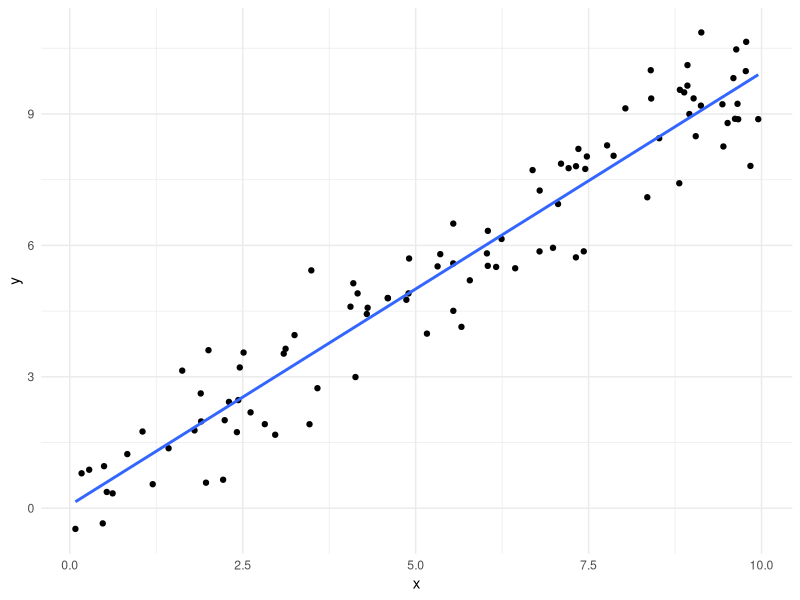
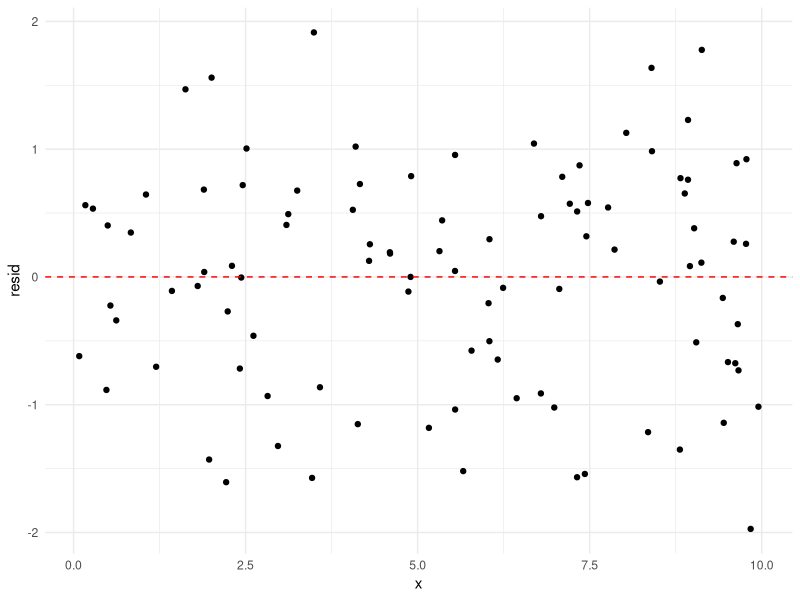
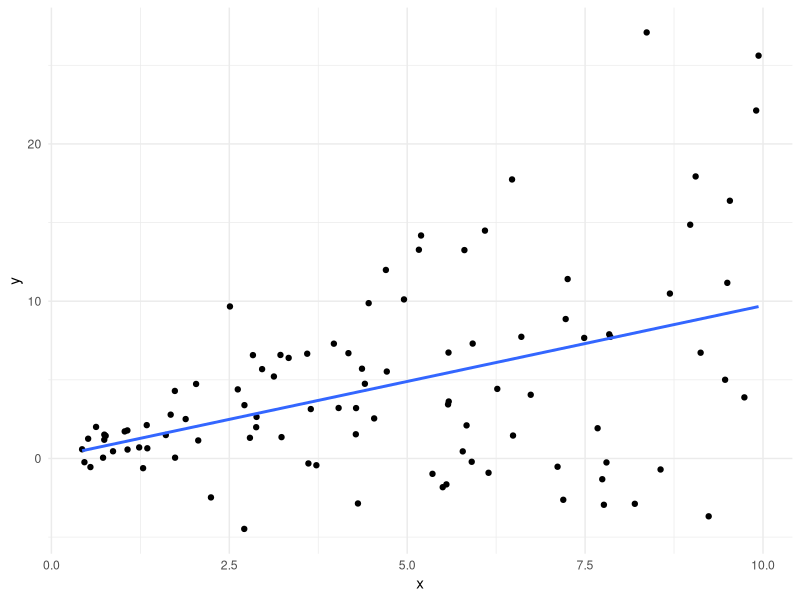
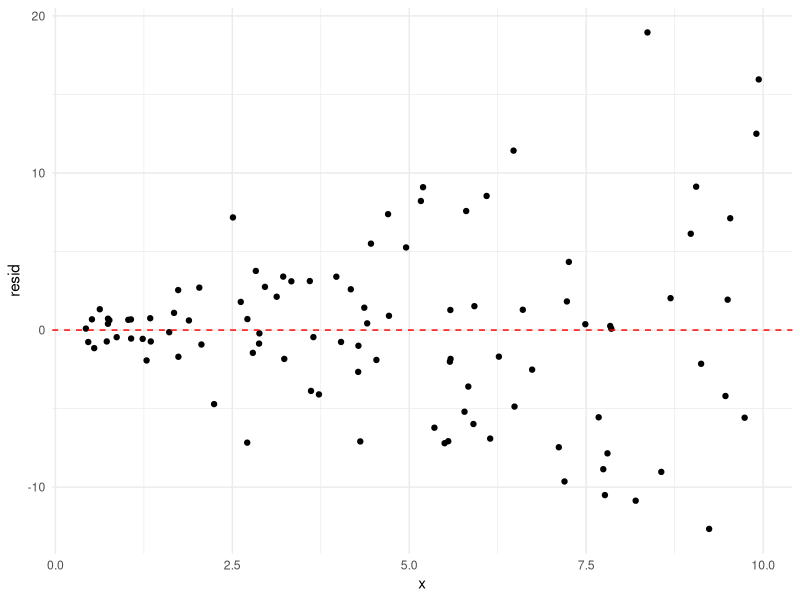
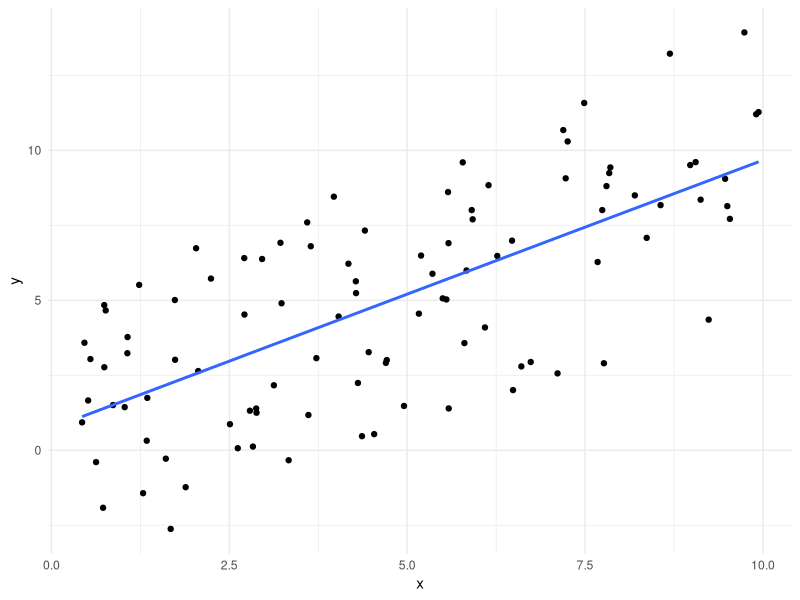
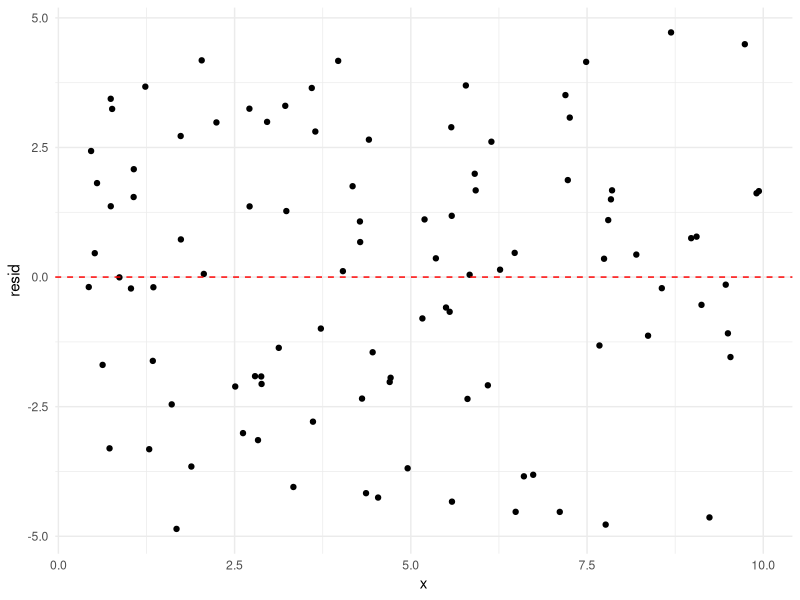
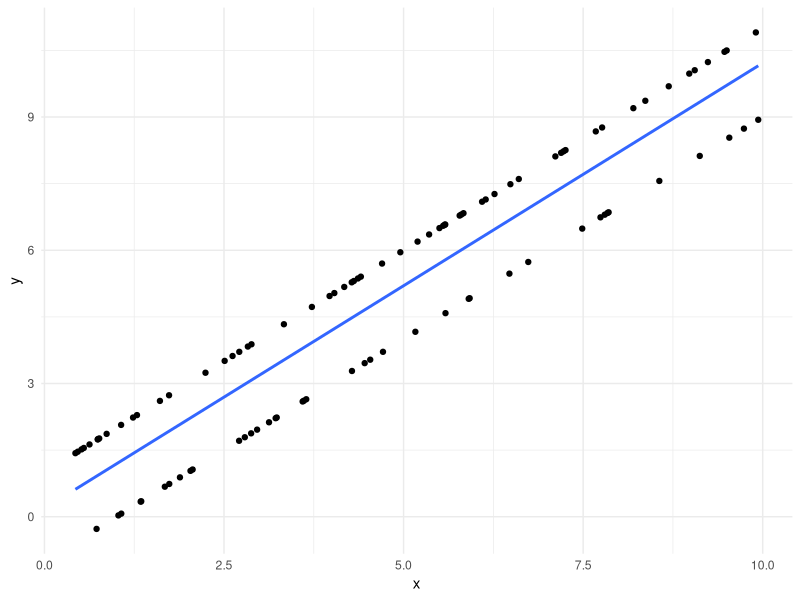
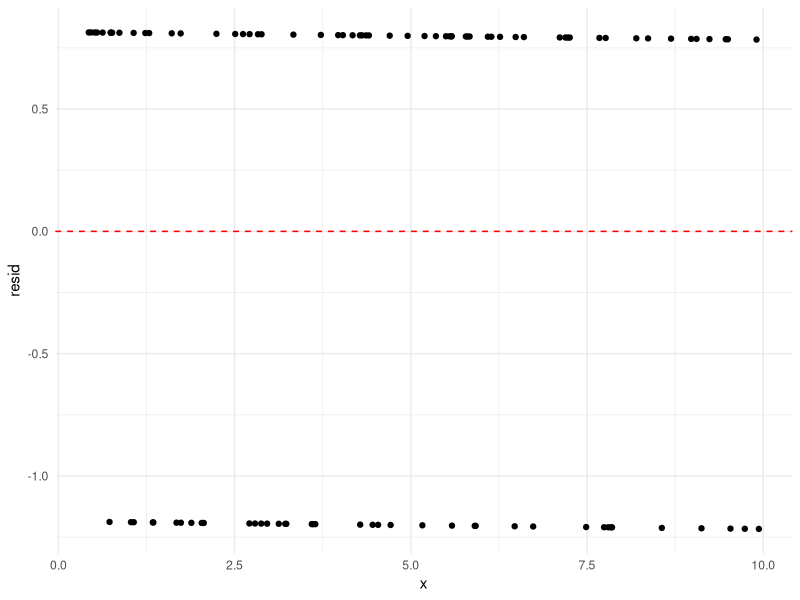

The R script that drew these images, in order:
## ---- chunk 1
knitr::opts_chunk$set(echo = TRUE, warning = FALSE, error = FALSE, message = FALSE)
knitr::opts_knit$set(base.dir = "/Users/rtyee/Documents/projects/ryanyee3.github.io/public/", base.url = "/")
file.remove(dir( path = "images/", full.names = TRUE ))
knitr::opts_chunk$set(fig.path = "images/")
ggplot2::theme_set(ggplot2::theme_minimal())
## ---- chunk 2
library(tidyverse)
library(modelr)
## ---- chunk 3
# define some plotting functions

plot_lm = function(data) {
  return(
    data %>%
      ggplot(aes(x, y)) +
      geom_point() +
      geom_smooth(method = "lm", se = FALSE, formula = "y ~ x")
  )
}

plot_resid = function(data) {
  return(
    data %>%
      ggplot(aes(x, resid)) +
      geom_point() +
      geom_hline(yintercept = 0, color = "red", linetype = "dashed")
  )
}
## ---- chunk 4
# draw x's uniformally over interval [0, 10]
x = runif(100, min = 0, max = 10)

# assign y's as linear function of x's with some noise that depends on the value of x
y = x + rnorm(100)

correct_assumptions = tibble(x, y)
plot_lm(correct_assumptions)
## ---- chunk 5
correct_assumptions_lm = lm(y ~ x, data = correct_assumptions)

correct_assumptions %>%
  add_residuals(correct_assumptions_lm) %>%
  plot_resid()
## ---- chunk 6
# draw x's uniformally over interval [0, 10]
x = runif(100, min = 0, max = 10)

# assign y's as linear function of x's with some noise that depends on the value of x
y = x + x*rnorm(100)

uneq_var = tibble(x, y)
plot_lm(uneq_var)
## ---- chunk 7
uneq_var_lm = lm(y ~ x, data = uneq_var)

uneq_var %>%
  add_residuals(uneq_var_lm) %>%
  plot_resid()
## ---- chunk 8
# we will use the same x's as before

# assign y's as linear function of x's with uniform error
y = x + runif(100, min = -5, max = 5)

unif_err = tibble(x, y)
plot_lm(unif_err)
## ---- chunk 9
unif_err_lm = lm(y ~ x, data = unif_err)

unif_err %>%
  add_residuals(unif_err_lm) %>%
  plot_resid()
## ---- chunk 10
# use the same x's as before

# assign y's as linear function of x's with error of -1 or 1
y = x + rbinom(10, 1, .5) * 2 -1

binom_err = tibble(x, y)
plot_lm(binom_err)
## ---- chunk 11
binom_err_lm = lm(y ~ x, data = binom_err)

binom_err %>%
  add_residuals(binom_err_lm) %>%
  plot_resid()
## ---- chunk 12
# create some normal error
error = rnorm(100)

# create data frame where we add normal error to x's
add_error = tibble(x, y = x + error)

# create data frame where we subtract normal error to x's
subtract_error = tibble(x, y = x - error)

# combine these data frames. Note that we used each x twice so we do not have independent observations
dependent = bind_rows(add_error, subtract_error)
plot_lm(dependent)
## ---- chunk 13
dependent_lm = lm(y ~ x, data = dependent)

dependent %>%
  add_residuals(dependent_lm) %>%
  plot_resid()
## ---- chunk 14
# use the same x's as before

# assign y's as quadratic function of x's with normal error
y = x^2 + rnorm(100)

non_lin = tibble(x, y)
plot_lm(non_lin)
## ---- chunk 15
non_lin_lm = lm(y ~ x, data = non_lin)

non_lin %>%
  add_residuals(non_lin_lm) %>%
  plot_resid()
